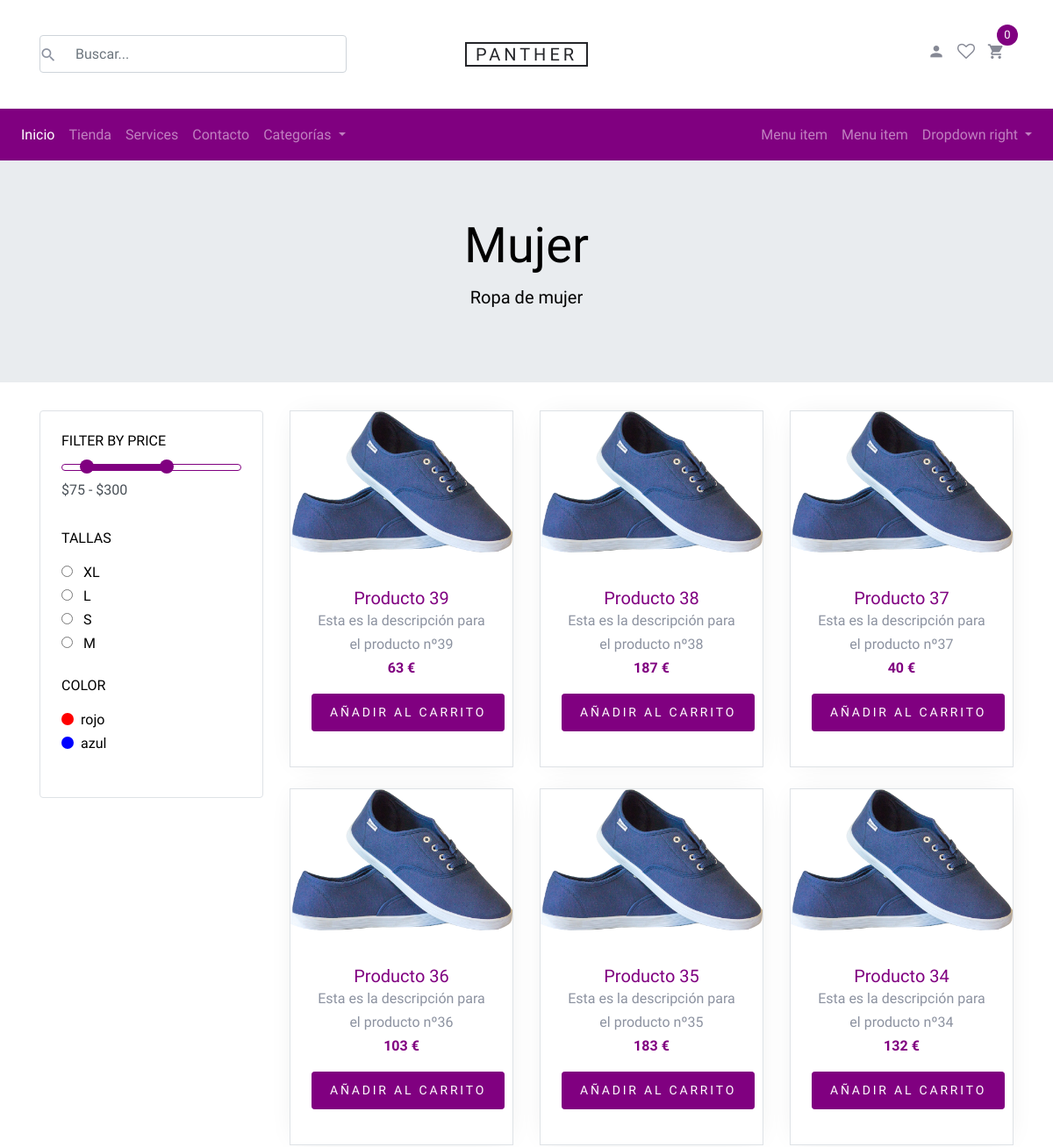
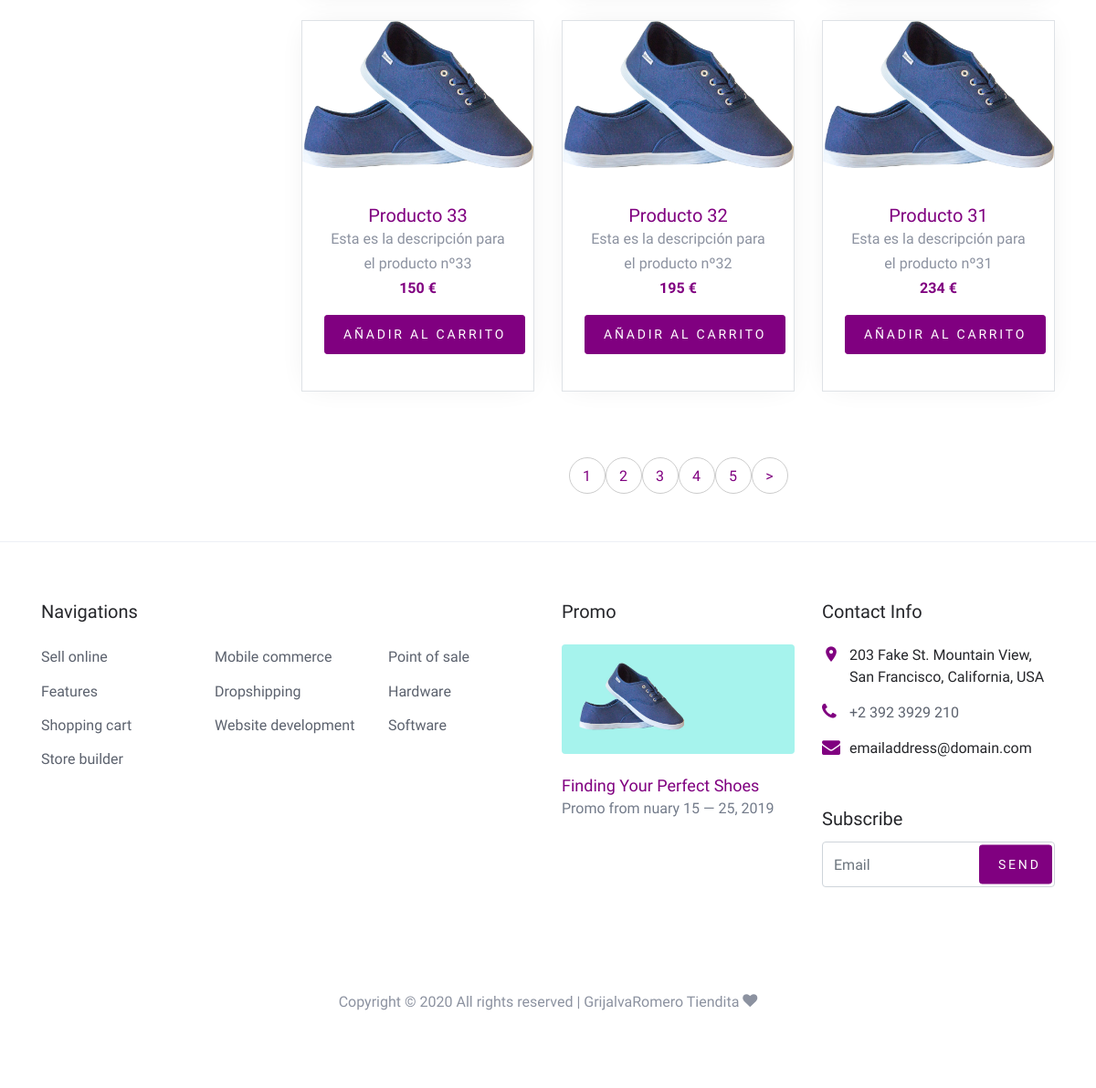
/categoria.php?id=1, run on the app's committed database (2 pictures, top to bottom).
### tables this page shows
CREATE TABLE `categorias` (
  `id` int(11) NOT NULL,
  `nombre` varchar(100) NOT NULL,
  `descripcion` varchar(400) NOT NULL,
  `imagen` varchar(400) NOT NULL
);

CREATE TABLE `productos` (
  `id` int(11) NOT NULL,
  `nombre` varchar(300) NOT NULL,
  `descripcion` text NOT NULL,
  `precio` double NOT NULL,
  `imagen` varchar(200) NOT NULL,
  `inventario` int(11) NOT NULL,
  `id_categoria` int(11) NOT NULL,
  `talla` varchar(100) NOT NULL,
  `color` varchar(100) NOT NULL
);

CREATE TABLE `colores` (
  `id` int(11) NOT NULL,
  `color` varchar(50) NOT NULL,
  `codigo` varchar(50) NOT NULL
);

### categoria.php (the view, shortened to what this page needs)
<?php
include("./php/conexion.php");
if (isset($_GET['id'])) {
  $resultado = $conexion->query("select * from productos where id=" . $_GET['id']) or die($conexion->error);
} else {
  header("Location: ./index.php");
}
?>
<!DOCTYPE html>
<html lang="en">
<head>
  <link rel="stylesheet" href="fonts/icomoon/style.css">
  <link rel="stylesheet" href="css/bootstrap.min.css">
  <link rel="stylesheet" href="css/magnific-popup.css">
  <link rel="stylesheet" href="css/jquery-ui.css">
  <link rel="stylesheet" href="css/owl.carousel.min.css">
  <link rel="stylesheet" href="css/owl.theme.default.min.css">
  <link rel="stylesheet" href="css/aos.css">
  <link rel="stylesheet" href="css/style.css">
</head>
<body>
  <div class="site-wrap">
    <?php include("./layouts/header.php");
$resultado4 = $conexion->query("select * from categorias where id=" . $_GET['id']) or die($conexion->error);
if (mysqli_num_rows($resultado4) > 0) {
  $fila4 = mysqli_fetch_row($resultado4);
}
?>
    <div class="jumbotron jumbotron-fluid">
      <div class="container">
        <center>
          <h1 class="display-4 text-black"><?php echo $fila4[1] ?></h1>
          <p class="lead text-black"><?php echo $fila4[2] ?></p>
        </center>
      </div>
    </div>
    <div class="container">
      <div class="row mb-5">
        <div class="col-md-9 order-2">
          <div class="row mb-5">
            <?php
            $limite = 9;
            $totalQuery = $conexion->query('SELECT COUNT(*) FROM productos') or die($conexion->error);
            $totalProductos = mysqli_fetch_row($totalQuery);
            $totalBotones = round($totalProductos[0] / $limite);
            if (isset($_GET['limite'])) {
              $resultado = $conexion->query("select * from productos order by id DESC limit " . $_GET['limite'] . "," . $limite) or die($conexion->error);
            } else {
              $resultado = $conexion->query("select * from productos where id_categoria=" . $_GET['id'] . " order by id DESC limit " . $limite) or die($conexion->error);
            }
            while ($fila = mysqli_fetch_array($resultado)) {
            ?>
              <div class="col-sm-6 col-lg-4 mb-4" data-aos="fade-up">
                <div class="block-4 text-center border">
                  <figure class="block-4-image">
                    <a href="shop-single.php?id=<?php echo $fila['id']; ?>">
                      <img src="images/<?php echo $fila['imagen']; ?>" alt="<?php echo $fila['nombre']; ?>" class="img-fluid"></a>
                  </figure>
                  <div class="block-4-text p-4">
                    <h3><a href="shop-single.php?id=<?php echo $fila['id']; ?>"><?php echo $fila['nombre']; ?></a></h3>
                    <p class="mb-0"><?php echo $fila['descripcion']; ?></p>
                    <p class="text-primary font-weight-bold"><?php echo $fila['precio']; ?> €</p>
                    <p><a href="cart.php?id=<?php echo $fila[0]; ?>" class="buy-now btn btn-sm btn-primary bntComprar">Añadir al Carrito</a></p>
                  </div>
                </div>
              </div>
            <?php } ?>
          </div>
          <div class="row" data-aos="fade-up">
            <div class="col-md-12 text-center">
              <div class="site-block-27">
                <ul>
                  <?php
                  for ($k = 0; $k < $totalBotones; $k++) {
                    echo '<li><a href="index.php?limite=' . ($k * 10) . '">' . ($k + 1) . '</a></li>';
                  }
                  if (isset($_GET['limite'])) {
                    if ($_GET['limite'] + $limite < $totalBotones * $limite) {
                      echo '<li><a href="index.php?limite=' . ($_GET['limite'] + $limite) . '">&gt;</a></li>';
                    }
                  } else {
                    echo '<li><a href="index.php?limite=' . $limite . '">&gt;</a></li>';
                  }
                  ?>
                </ul>
              </div>
            </div>
          </div>
        </div>
        <div class="col-md-3 order-1 mb-5 mb-md-0">
          <div class="border p-4 rounded mb-4">
              <div class="mb-4">
                <h3 class="mb-3 h6 text-uppercase text-black d-block">Filter by Price</h3>
                <div id="slider-range" class="border-primary"></div>
                <input type="text" name="text" id="amount" class="form-control border-0 pl-0 bg-white" disabled="" />
              </div>
              <div class="mb-4">
                <h3 class="mb-3 h6 text-uppercase text-black d-block">Tallas</h3>
                <?php
                $re6 = $conexion->query("SELECT DISTINCT talla FROM productos");
                while ($p = mysqli_fetch_array($re6)) {
                ?>
                  <a href="./busqueda.php?texto=<?php echo $p['talla']; ?>">
                    <input type="radio" id="s_sm" class="mr-2 mt-1">
                    <span class="text-black"><?php echo $p['talla']; ?></span>
                  </a><br>
                <?php } ?>
              </div>
              <div class="mb-4">
                <h3 class="mb-3 h6 text-uppercase text-black d-block">Color</h3>
                <?php
                $re5 = $conexion->query("SELECT * FROM colores");
                while ($j = mysqli_fetch_array($re5)) {
                ?>
                  <a href="./busqueda.php?text=<?php echo $j['color']; ?>" class="d-flex color-item align-items-center">
                    <span style="background: <?php echo $j['codigo']; ?> ;" class="color d-inline-block rounded-circle mr-2">
                    </span> <span class="text-black"><?php echo $j['color']; ?></span>
                  </a>
                <?php } ?>
              </div>
            </div>
        </div>
      </div>
    </div>
    <?php include("./layouts/footer.php"); ?>
  </div>
</body>
</html>

### css/style.css (style rules this page uses)
body { line-height: 1.7; color: #8c92a0; font-weight: 300; font-size: 16px; }
a { -webkit-transition: .3s all ease; -o-transition: .3s all ease; transition: .3s all ease; }
.text-black { color: #000; }
.site-wrap:before { -webkit-transition: .3s all ease-in-out; -o-transition: .3s all ease-in-out; transition: .3s all ease-in-out; background: rgba(0, 0, 0, 0.6); content: ""; position: absolute; z-index: 2000; top: 0; left: 0; right: 0; bottom: 0; opacity: 0; visibility: hidden; }
.btn { text-transform: uppercase; position: relative; -webkit-transition: 0.2s all ease-in-out !important; -o-transition: 0.2s all ease-in-out !important; transition: 0.2s all ease-in-out !important; top: 0; letter-spacing: .05em; }
.btn.btn-sm { font-size: 14px !important; padding: 10px 20px !important; }
.btn.btn-primary { font-size: 17px; font-weight: 300; letter-spacing: .2em; }
.form-control { height: 43px; }
.block-4 { -webkit-box-shadow: 0 0 30px -10px rgba(0, 0, 0, 0.1); box-shadow: 0 0 30px -10px rgba(0, 0, 0, 0.1); background: #fff; }
.block-4 .block-4-text h3 { font-size: 20px; margin-bottom: 0; }
.block-4 .block-4-text h3 a { text-decoration: none; }
.site-block-27 ul, .site-block-27 ul li { padding: 0; margin: 0; }
.site-block-27 ul li { display: inline-block; margin-bottom: 4px; }
.site-block-27 ul li a, .site-block-27 ul li span { text-align: center; display: inline-block; width: 40px; height: 40px; line-height: 40px; border-radius: 50%; border: 1px solid #ccc; }
#slider-range { height: 8px; }
.color-item .color { width: 14px; height: 14px; }

### data on the page
categorias: nombre "Mujer", descripcion "Ropa de mujer"
productos: imagen (picture), nombre "Producto 39", descripcion "Esta es la descripción para el producto nº39", precio "63"
productos: imagen (picture), nombre "Producto 38", descripcion "Esta es la descripción para el producto nº38", precio "187"
productos: imagen (picture), nombre "Producto 37", descripcion "Esta es la descripción para el producto nº37", precio "40"
productos: imagen (picture), nombre "Producto 36", descripcion "Esta es la descripción para el producto nº36", precio "103"
productos: imagen (picture), nombre "Producto 35", descripcion "Esta es la descripción para el producto nº35", precio "183"
productos: imagen (picture), nombre "Producto 34", descripcion "Esta es la descripción para el producto nº34", precio "132"
productos: imagen (picture), nombre "Producto 33", descripcion "Esta es la descripción para el producto nº33", precio "150"
productos: imagen (picture), nombre "Producto 32", descripcion "Esta es la descripción para el producto nº32", precio "195"
productos: imagen (picture), nombre "Producto 31", descripcion "Esta es la descripción para el producto nº31", precio "234"
colores: color "rojo"
colores: color "azul"

### other printed values
$p['talla'] "XL"
$p['talla'] "L"
$p['talla'] "S"
$p['talla'] "M"
